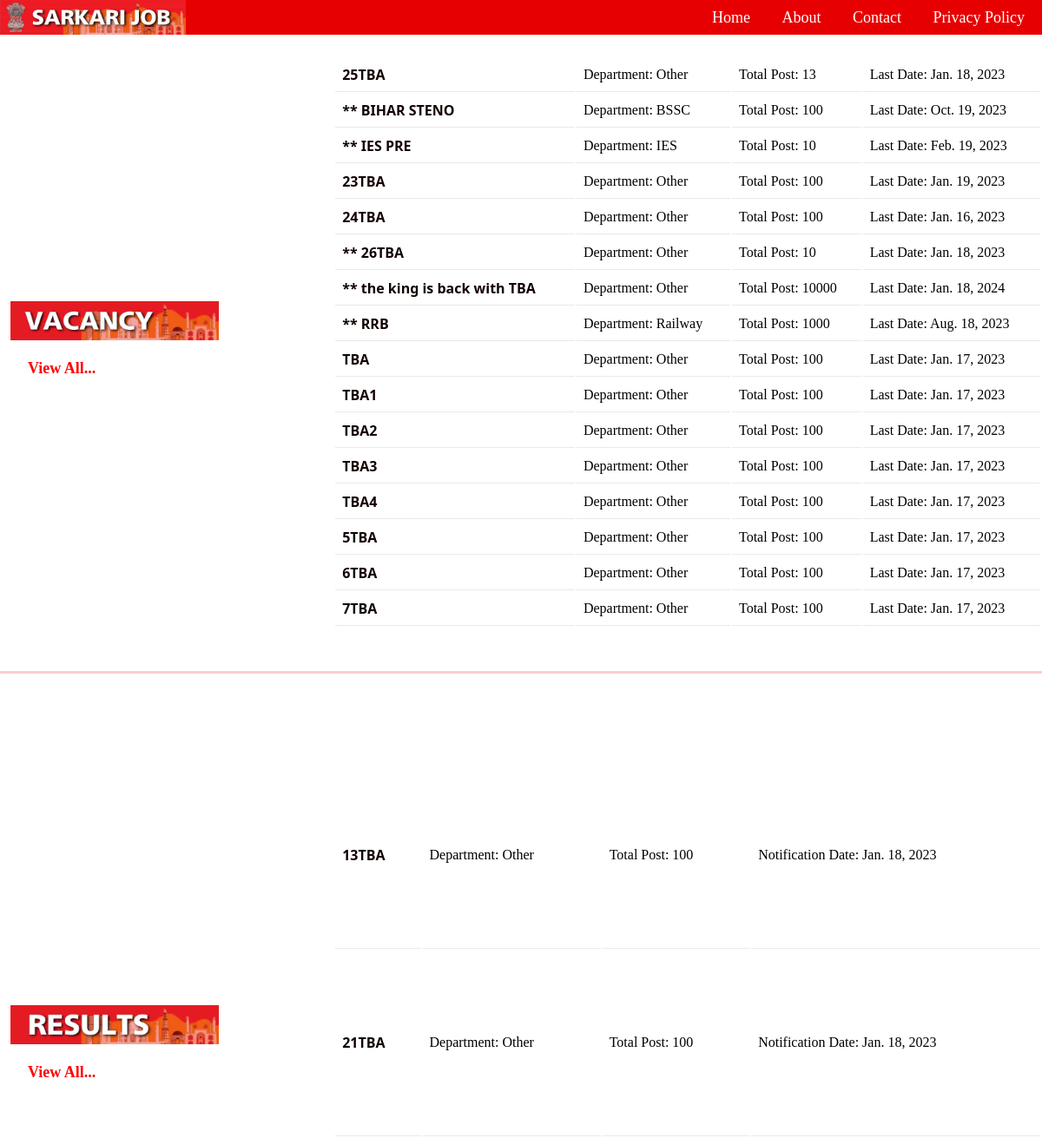
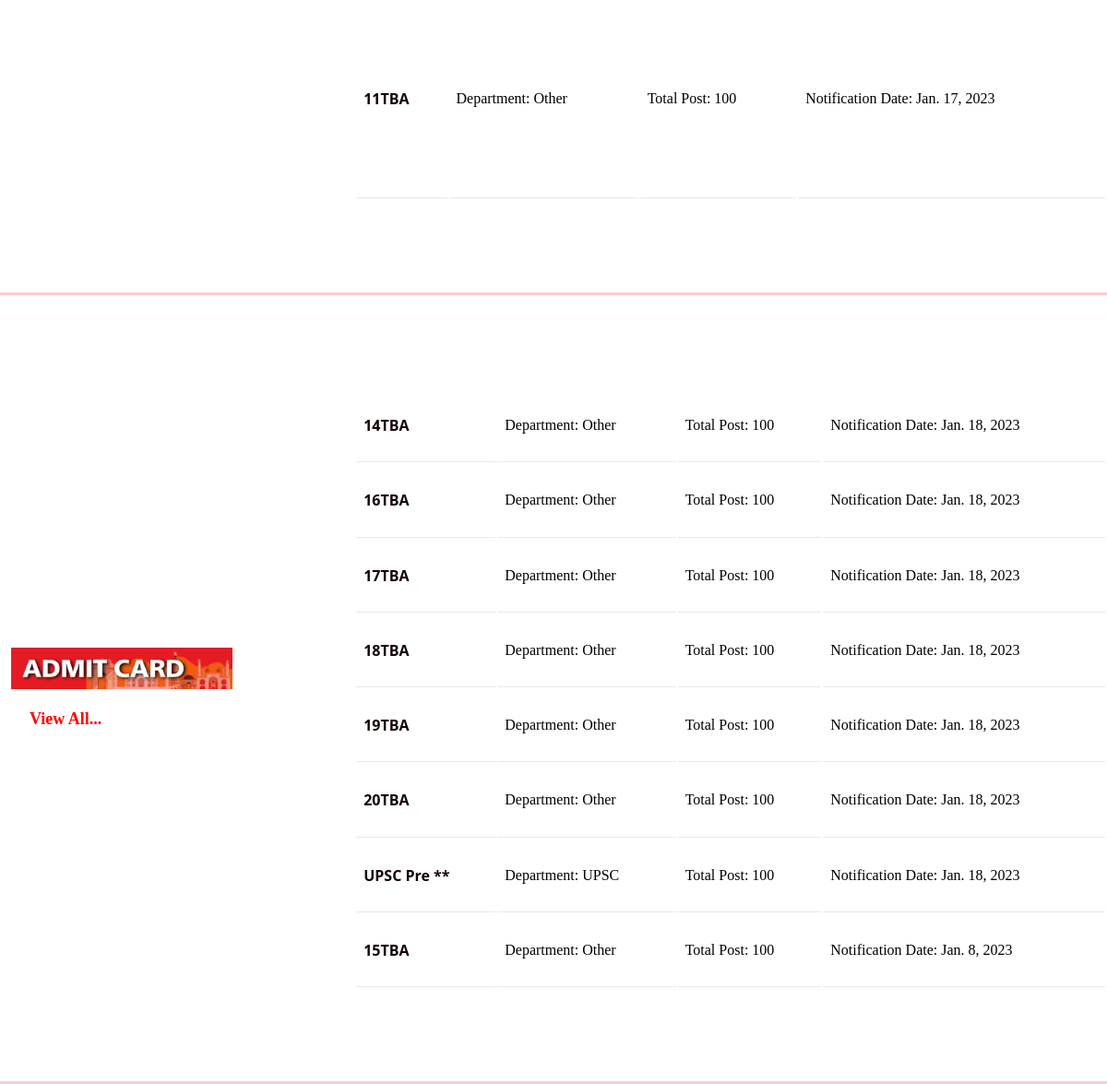
The page / on the database its author committed (2 pictures, top to bottom).
### sarkarijob/models.py (models this page shows, shortened)
class alert(models.Model):
    Alert_id = models.AutoField(primary_key=True)
    Title = models.CharField(max_length=50, default='TBA')
    Posts = models.IntegerField(default=100)
    Type = models.CharField(max_length = 40, default = 'vacancy')
    Department = models.CharField(max_length = 50, default = 'Other')
    State = models.CharField(max_length= 25, default = 'Other')
    Group = models.CharField(max_length=1, default='O')
    date_of_issue = models.DateField(default='datetime.auto_now', blank=False)
    last_date = models.DateField(default='TBA', blank=False)
    url = models.URLField(max_length=200, default="www.google.com")
    rf_gen = models.IntegerField(default=0)
    rf_obc = models.IntegerField(default=0)
    rf_scnst = models.IntegerField(default=0)
    important = models.BooleanField(default=1)
    salary = models.CharField(max_length=7 ,default='TBA')
    qualification = models.CharField(max_length=40, default="Intermediate")
    imgcode = models.CharField(max_length=8, default='none')

### sarkarijob/views.py (the view)
# urls.py: 2. Add a URL to urlpatterns:  path('', views.home, name='home')
def home (request):
    allResult = alert.objects.filter(Type='result').values()
    sortedResult = allResult.order_by('-date_of_issue')
    Result = sortedResult[0:16]
    allVacancy = alert.objects.filter(Type='vacancy').values()
    sortedVacancy = allVacancy.order_by('-date_of_issue')
    Vacancy = sortedVacancy[0:16]
    allAdmits = alert.objects.filter(Type='admitcard').values()
    sortedAdmits = allAdmits.order_by('-date_of_issue')
    Admits = sortedAdmits[0:16]
    para = {'result':Result, 'vacancy':Vacancy, 'admitcard':Admits}
    return render(request, 'base.html', para)

### templates/base.html (shortened to what this page needs)
{% extends 'index.html' %}
{% load static %}
{% block style%}
<link rel="stylesheet" href="{% static 'style.css'%}">
<link rel="stylesheet" href="{% static 'responsive.css'%}">
{% endblock %}
{% block body%}
        <div class="main1" onclick="navoff()">
            <div class="title">
                <img src="{% static 'img/vacancy.jpg'%}" class="buttonimg" alt="vacancy">
                <br><br>
                <p style="text-align: left; position: sticky; top: 65px;"><a href="archive/vacancy" style="text-decoration: none; padding-left: 20px; color: red; font-weight: 700; font-size: 18px; position: sticky; top: 10px;">View All... </a></p>
            </div>
            <div class="anchortags">
                <table class="table">
                    {% for i in vacancy %}
                    <tr class="table_row">
                        <td><a href="/post/{{i.Title}}"> <span class="spantitle">{% if i.important == True%} ** {% endif %} {{ i.Title }}  </span> </a></td>
                        <td>Department: {{i.Department}}</td>
                        <td>Total Post: {{i.Posts}} </td>
                        <td>Last Date: {{i.last_date}}</td>
                    </tr>
                    {% endfor %}
                </table>
            </div>
        </div>
        <div class="main">
            <div class="title">
                <img src="{% static 'img/result.jpg'%}" alt="result" class="buttonimg">
                <br><br>
                <p style="text-align: left; position: sticky; top: 65px;"><a href="archive/result" style="text-decoration: none; padding-left: 20px; color: red; font-weight: 700; font-size: 18px; position: sticky; top: 10px;">View All... </a></p>
            </div>
            <div class="anchortags">
                <table class="table">
                    {% for i in result %}
                    <tr class="table_row">
                        <td><a href="/post/{{i.Title}}"> <span class="spantitle"> {{ i.Title }} {% if i.important == True%} ** {% endif %} </span> </a></td>
                        <td>Department: {{i.Department}}</td>
                        <td>Total Post: {{i.Posts}} </td>
                        <td>Notification Date: {{i.date_of_issue}}</td>
                    </tr>
                    {% endfor %}
                </table>
            </div>
        </div>
        <div class="main">
            <div class="title">
                <img src="{% static 'img/admitcard.jpg'%}" alt="admitcard" class="buttonimg">
                <br><br>
                <p style="text-align: left; position: sticky; top: 65px;"><a href="archive/admitcard" style="text-decoration: none; padding-left: 20px; color: red; font-weight: 700; font-size: 18px; position: sticky; top: 10px;">View All... </a></p>
            </div>
            <div class="anchortags">
                <table class="table">
                    {% for i in admitcard %}
                    <tr class="table_row">
                        <td><a href="/post/{{i.Title}}"> <span class="spantitle"> {{ i.Title }} {% if i.important == True%} ** {% endif %} </span> </a></td>
                        <td>Department: {{i.Department}}</td>
                        <td>Total Post: {{i.Posts}} </td>
                        <td>Notification Date: {{i.date_of_issue}}</td>
                    </tr>
                    {% endfor %}
                </table>
            </div>
        </div>
    </div>
{% endblock %}

### templates/index.html (shortened to what this page needs)
{% load static %}
<!DOCTYPE html>
<html lang="en">
<head>
    <link rel="stylesheet" href="{% static '/style.css'%}">
    <link rel="stylesheet" href="{% static '/responsive.css'%}">
    {% block style%}
    {% endblock%}
</head>
<body>
    <div class="navbar">
        <a href=".." style="height: 5vh"><img style="height: 5vh;" src="{% static 'img/sarkarijob.jpg'%}" alt="sarkarijob"></a>
        <div>
            <ul class="maininlineul">
                <li><a class="navanchor" onclick="underline()" href=".."> Home </a></li>
                <li><a class="navanchor" onclick="underline()" href=""> About </a></li>
                <li><a class="navanchor" onclick="underline()" href="">Contact</a></li>
                <li><a class="navanchor" onclick="underline()" href="">Privacy Policy</a></li>
            </ul>
        </div>
    </div>
    <div class="body">
        {% block body %} {% endblock %}
</body>
</html>

### static/style.css (style rules this page uses)
.anchortags { width: 75%; display: flex; flex-direction: column; justify-content: space-evenly; align-items: flex-start; padding-left: 120px; }
.anchortags a { color: rgb(255, 0, 0); text-decoration: none; }
.anchortags .spantitle { font-family: 'Segoe UI', Tahoma, Geneva, Verdana, sans-serif; }
.body { height: 90vh; }
.buttonimg { height: 45px; }
.navbar { justify-content: space-between; align-items:center; height: 5vh; display: flex; background-color: rgb(231, 0, 1); width: 100%; font-size: 18px; }
.maininlineul { width: 360px; display: flex; flex-direction: row; justify-content: space-between; list-style: none; margin-right: 20px; }
.maininlineul a { text-decoration: none; color: white; }
.main { padding: 100px 0; display: flex; height: 100%; border-bottom: 3.5px solid hwb(0deg 34% 0% / 30%);; }
.main1 { display: flex; height: 100%; padding: 25px 0 50px 0; border-bottom: 3.5px solid hwb(0deg 34% 0% / 30%); }
.table { width: 100%; height: 100%; }
.table_row td { padding: 8px; border-bottom: 1px solid rgba(0, 0, 0, 0.085); }
.title { width: 21%; padding: 23.5% 1%; }
.body { padding: 0 12% 0 4%; }
* { margin: 0; padding: 0; }

### static/responsive.css (style rules this page uses)
@media only screen and (max-width: 1450px) { .body { padding: 0% 0% 0% 0%; height: auto; width: 100%; } }

### templates/base.html (style rules this page uses)
.table_row td a { color: rgb(20, 0, 0); font-weight: 700; text-decoration: none; }

### rows shown on the page
alert: Title "25TBA", Department "Other", Posts "13", last_date "Jan. 18, 2023"
alert: Title "BIHAR STENO", Department "BSSC", Posts "100", last_date "Oct. 19, 2023"
alert: Title "IES PRE", Department "IES", Posts "10", last_date "Feb. 19, 2023"
alert: Title "23TBA", Department "Other", Posts "100", last_date "Jan. 19, 2023"
alert: Title "24TBA", Department "Other", Posts "100", last_date "Jan. 16, 2023"
alert: Title "26TBA", Department "Other", Posts "10", last_date "Jan. 18, 2023"
alert: Title "the king is back with TBA", Department "Other", Posts "10000", last_date "Jan. 18, 2024"
alert: Title "RRB", Department "Railway", Posts "1000", last_date "Aug. 18, 2023"
alert: Title "TBA", Department "Other", Posts "100", last_date "Jan. 17, 2023"
alert: Title "TBA1", Department "Other", Posts "100", last_date "Jan. 17, 2023"
alert: Title "TBA2", Department "Other", Posts "100", last_date "Jan. 17, 2023"
alert: Title "TBA3", Department "Other", Posts "100", last_date "Jan. 17, 2023"
alert: Title "TBA4", Department "Other", Posts "100", last_date "Jan. 17, 2023"
alert: Title "5TBA", Department "Other", Posts "100", last_date "Jan. 17, 2023"
alert: Title "6TBA", Department "Other", Posts "100", last_date "Jan. 17, 2023"
alert: Title "7TBA", Department "Other", Posts "100", last_date "Jan. 17, 2023"
alert: Title "13TBA", Department "Other", Posts "100", date_of_issue "Jan. 18, 2023"
alert: Title "21TBA", Department "Other", Posts "100", date_of_issue "Jan. 18, 2023"
alert: Title "11TBA", Department "Other", Posts "100", date_of_issue "Jan. 17, 2023"
alert: Title "14TBA", Department "Other", Posts "100", date_of_issue "Jan. 18, 2023"
alert: Title "16TBA", Department "Other", Posts "100", date_of_issue "Jan. 18, 2023"
alert: Title "17TBA", Department "Other", Posts "100", date_of_issue "Jan. 18, 2023"
alert: Title "18TBA", Department "Other", Posts "100", date_of_issue "Jan. 18, 2023"
alert: Title "19TBA", Department "Other", Posts "100", date_of_issue "Jan. 18, 2023"
alert: Title "20TBA", Department "Other", Posts "100", date_of_issue "Jan. 18, 2023"
alert: Title "UPSC Pre", Department "UPSC", Posts "100", date_of_issue "Jan. 18, 2023"
alert: Title "15TBA", Department "Other", Posts "100", date_of_issue "Jan. 8, 2023"
